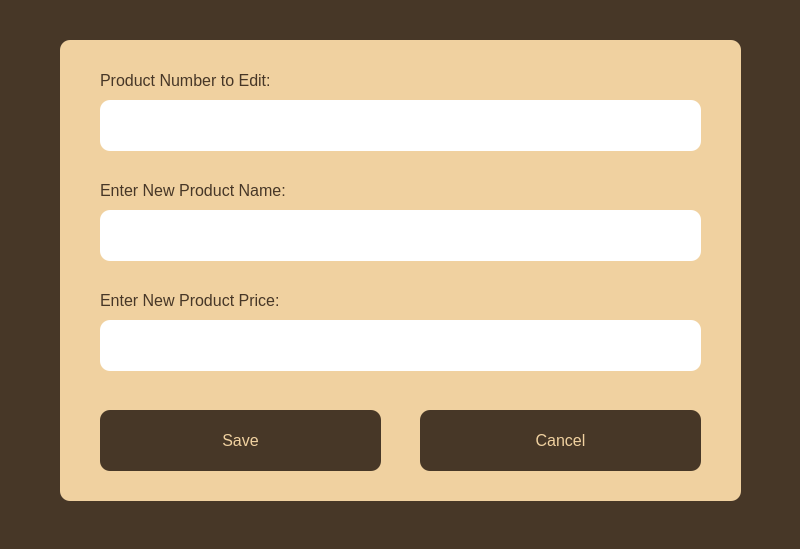
<?xml version="1.0" encoding="UTF-8"?>
<ui version="4.0">
 <class>Form</class>
 <widget class="QWidget" name="Form">
  <property name="geometry">
   <rect>
    <x>0</x>
    <y>0</y>
    <width>800</width>
    <height>549</height>
   </rect>
  </property>
  <property name="windowTitle">
   <string>Edit Product Details</string>
  </property>
  <property name="windowIcon">
   <iconset>
    <normaloff>../images/Picsart_23-06-15_09-41-02-215.png</normaloff>../images/Picsart_23-06-15_09-41-02-215.png</iconset>
  </property>
  <property name="styleSheet">
   <string notr="true">background-color: rgb(71, 55, 39, 100%);</string>
  </property>
  <widget class="QLabel" name="label_12">
   <property name="geometry">
    <rect>
     <x>60</x>
     <y>40</y>
     <width>681</width>
     <height>461</height>
    </rect>
   </property>
   <property name="font">
    <font>
     <pointsize>11</pointsize>
     <weight>50</weight>
     <bold>false</bold>
    </font>
   </property>
   <property name="styleSheet">
    <string notr="true">background-color: rgb(240, 209, 160, 100%); border-radius: 10px; padding: 20px; color: rgb(71, 55, 39, 100%);</string>
   </property>
   <property name="text">
    <string/>
   </property>
  </widget>
  <widget class="QLabel" name="label">
   <property name="geometry">
    <rect>
     <x>100</x>
     <y>170</y>
     <width>241</width>
     <height>41</height>
    </rect>
   </property>
   <property name="font">
    <font>
     <pointsize>12</pointsize>
    </font>
   </property>
   <property name="styleSheet">
    <string notr="true">background-color: none; color: rgb(71, 55, 39, 100%);</string>
   </property>
   <property name="text">
    <string>Enter New Product Name:</string>
   </property>
  </widget>
  <widget class="QLineEdit" name="newProductName">
   <property name="geometry">
    <rect>
     <x>100</x>
     <y>210</y>
     <width>601</width>
     <height>51</height>
    </rect>
   </property>
   <property name="font">
    <font>
     <pointsize>11</pointsize>
    </font>
   </property>
   <property name="styleSheet">
    <string notr="true">background-color: white; border: none; border-radius: 10px; padding: 10px;</string>
   </property>
  </widget>
  <widget class="QLabel" name="label_2">
   <property name="geometry">
    <rect>
     <x>100</x>
     <y>280</y>
     <width>241</width>
     <height>41</height>
    </rect>
   </property>
   <property name="font">
    <font>
     <pointsize>12</pointsize>
    </font>
   </property>
   <property name="styleSheet">
    <string notr="true">background-color: none; color: rgb(71, 55, 39, 100%);</string>
   </property>
   <property name="text">
    <string>Enter New Product Price:</string>
   </property>
  </widget>
  <widget class="QLineEdit" name="newProductPrice">
   <property name="geometry">
    <rect>
     <x>100</x>
     <y>320</y>
     <width>601</width>
     <height>51</height>
    </rect>
   </property>
   <property name="font">
    <font>
     <pointsize>11</pointsize>
    </font>
   </property>
   <property name="styleSheet">
    <string notr="true">background-color: white; border: none; border-radius: 10px; padding: 10px;</string>
   </property>
  </widget>
  <widget class="QPushButton" name="Save">
   <property name="geometry">
    <rect>
     <x>100</x>
     <y>410</y>
     <width>281</width>
     <height>61</height>
    </rect>
   </property>
   <property name="font">
    <font>
     <pointsize>12</pointsize>
     <weight>50</weight>
     <bold>false</bold>
    </font>
   </property>
   <property name="cursor">
    <cursorShape>PointingHandCursor</cursorShape>
   </property>
   <property name="styleSheet">
    <string notr="true">background-color: rgb(71, 55, 39, 100%); color: rgb(240, 209, 160, 100%); border-radius: 10px; </string>
   </property>
   <property name="text">
    <string>Save</string>
   </property>
  </widget>
  <widget class="QPushButton" name="Cancel">
   <property name="geometry">
    <rect>
     <x>420</x>
     <y>410</y>
     <width>281</width>
     <height>61</height>
    </rect>
   </property>
   <property name="font">
    <font>
     <pointsize>12</pointsize>
     <weight>50</weight>
     <bold>false</bold>
    </font>
   </property>
   <property name="cursor">
    <cursorShape>PointingHandCursor</cursorShape>
   </property>
   <property name="styleSheet">
    <string notr="true">background-color: rgb(71, 55, 39, 100%); color: rgb(240, 209, 160, 100%); border-radius: 10px; </string>
   </property>
   <property name="text">
    <string>Cancel</string>
   </property>
  </widget>
  <widget class="QLabel" name="label_3">
   <property name="geometry">
    <rect>
     <x>100</x>
     <y>60</y>
     <width>241</width>
     <height>41</height>
    </rect>
   </property>
   <property name="font">
    <font>
     <pointsize>12</pointsize>
    </font>
   </property>
   <property name="styleSheet">
    <string notr="true">background-color: none; color: rgb(71, 55, 39, 100%);</string>
   </property>
   <property name="text">
    <string>Product Number to Edit:</string>
   </property>
  </widget>
  <widget class="QLineEdit" name="newProductNum">
   <property name="geometry">
    <rect>
     <x>100</x>
     <y>100</y>
     <width>601</width>
     <height>51</height>
    </rect>
   </property>
   <property name="font">
    <font>
     <pointsize>11</pointsize>
    </font>
   </property>
   <property name="styleSheet">
    <string notr="true">background-color: white; border: none; border-radius: 10px; padding: 10px;</string>
   </property>
  </widget>
 </widget>
 <resources/>
 <connections/>
</ui>
